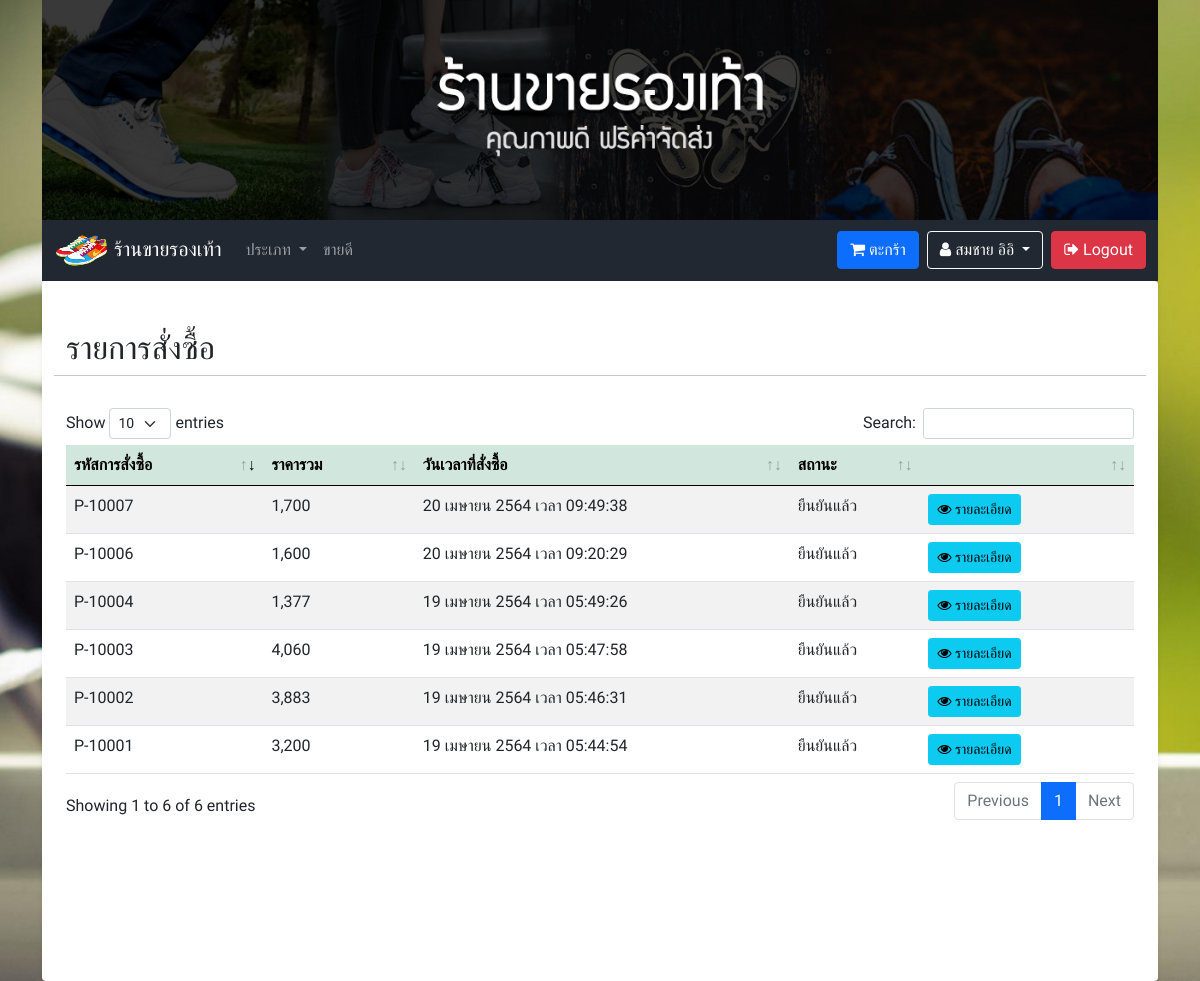
The page /member_payment_list.php?display=success (signed in) on the database its author committed.
### tables this page shows
CREATE TABLE `tbl_user` (
  `u_id` int(10) NOT NULL COMMENT 'ID',
  `u_username` varchar(255) NOT NULL COMMENT 'ชื่อผู้ใช้',
  `u_password` varchar(255) NOT NULL COMMENT 'รหัสผ่าน',
  `u_fname` varchar(255) NOT NULL COMMENT 'ชื่อ',
  `u_lname` varchar(255) NOT NULL COMMENT 'นามสกุล',
  `u_sex` varchar(50) NOT NULL COMMENT 'เพศ',
  `u_address` text NOT NULL COMMENT 'ที่อยู่',
  `u_email` varchar(255) NOT NULL COMMENT 'อีเมล์',
  `u_tel` varchar(10) NOT NULL COMMENT 'เบอร์โทร',
  `u_role` varchar(50) NOT NULL COMMENT 'บทบาท'
);

CREATE TABLE `tbl_payment` (
  `pm_id` int(50) NOT NULL COMMENT 'ID',
  `pm_code` varchar(255) NOT NULL COMMENT 'รหัสการสั่งซื้อ',
  `pm_img` varchar(255) NOT NULL COMMENT 'รูปภาพการโอน',
  `pm_total` varchar(255) NOT NULL COMMENT 'ยอดรวม',
  `pm_u_id` int(50) NOT NULL COMMENT 'ID ผู้ชื้อ',
  `pm_channel` varchar(255) DEFAULT NULL,
  `pm_date` varchar(255) NOT NULL COMMENT 'วันเวลาที่สั่งซื้อ',
  `pm_address` text NOT NULL COMMENT 'ที่อยู่',
  `pm_status` varchar(255) NOT NULL COMMENT 'สถานะ'
);

### functions.php (called while the page is built, shortened)
<?php
class ConnectDB
{
    protected $db;
    function __construct()
    {
        $DB_HOST = "localhost";
        $DB_USER = "root";
        $DB_PASS = "";
        $DB_NAME = "stoe_store";
        $con = new mysqli($DB_HOST, $DB_USER, $DB_PASS, $DB_NAME);
        $con->set_charset("utf8");
        $this->db = $con;
    }
    function query($data)
    {
        $result = $this->db->query($data);
        if ($result == true) {
            return $result;
        } else {
            echo "Error to query.!!";
        }
    }
}
class Member extends ConnectDB
{
    function memberGetById($id)
    {
        $result = $this->db->query("SELECT * FROM tbl_user WHERE u_id = '$id' AND u_role = 'member' ");
        $row = $result->fetch_all(MYSQLI_ASSOC);
        return $row;
    }
}
function ConvertDateToThai($datetime)
{
    $XdateTime = explode(" ", $datetime);
    $time = $XdateTime[1];
    $date = explode("-", $XdateTime[0]);
    $monthList = [
        "01" => "มกราคม",
        "02" => "กุมภาพันธ์",
        "03" => "มีนาคม",
        "04" => "เมษายน",
        "05" => "พฤษภาคม",
        "06" => "มิถุนายน",
        "07" => "กรกฎาคม",
        "08" => "สิงหาคม",
        "09" => "กันยายน",
        "10" => "ตุลาคม",
        "11" => "พฤศจิกายน",
        "12" => "ธันวาคม",
    ];
    return $date[2] . " " . $monthList[$date[1]] . " " . $date[0] + 543 . " เวลา " . $time;
}

### member_payment_list.php (the view, shortened to what this page needs)
<?php
include('header.php');
?>
</head>
<?php
$obj = new ConnectDB();
$objModal = new ConnectDB();
if (isset($_GET['display'])) {
    switch ($_GET['display']) {
        case 'success':
            $result = $obj->query("SELECT * FROM `tbl_payment` WHERE pm_status = 'ยืนยันแล้ว' ");
            break;
    }
} else {
    $result = $obj->query("SELECT * FROM `tbl_payment` WHERE pm_u_id = '".$_SESSION['user']['id']."' ");
}
?>
<body class="bgc-gray bgm-stoes">
    <?php include('navbar.php'); ?>
    <div class="container p-4 pb-5 bgc-white shadow-sm rounded min-height">
        <div class="row my-4">
            <h2>รายการสั่งซื้อ</h2>
            <hr>
            <table id="dtb" class="table table-striped table-hover" style="width:100%">
                <thead>
                    <tr class="table-success">
                        <th>รหัสการสั่งซื้อ</th>
                        <th>ราคารวม</th>
                        <th>วันเวลาที่สั่งซื้อ</th>
                        <th>สถานะ</th>
                        <th></th>
                    </tr>
                </thead>
                <tbody>
                    <?php while ($row = $result->fetch_array()) { ?>
                        <tr>
                            <td><?= $row['pm_code']; ?></td>
                            <td><?= number_format($row['pm_total']); ?></td>
                            <td><?= ConvertDateToThai($row['pm_date']); ?></td>
                            <td><?= $row['pm_status']; ?></td>
                            <td width="20%">
                                <?php if (isset($_GET['display']) && $_GET['display'] == 'success') { ?>
                                    <button class="btn btn-sm btn-info m-0" type="button" data-bs-toggle="modal" data-bs-target="#Modal<?= $row['pm_id'] ?>"><i class="fa fa-eye" aria-hidden="true"></i> รายละเอียด</button>
                                <?php } else if (isset($_GET['display']) && $_GET['display'] == 'delete') { ?>
                                    <button class="btn btn-sm btn-info m-0" type="button" data-bs-toggle="modal" data-bs-target="#Modal<?= $row['pm_id'] ?>"><i class="fa fa-eye" aria-hidden="true"></i> รายละเอียด</button>
                                <?php } ?>
                            </td>
                        </tr>
                                                    <?php
                                                    $resultModal = $objModal->query("SELECT * FROM tbl_payment_list as pl INNER JOIN tbl_cargo as cg ON pl.pl_cg_id=cg.cg_id WHERE  pl.pl_pm_code = '" . $row['pm_code'] . "' ");
                                                    ?>
                    <?php } ?>
                </tbody>
            </table>
        </div>
    </div>
    <?php include('call_datatable.php'); ?>
    <?php include('footer.php'); ?>

### navbar.php (shortened to what this page needs)
<div class="container">
    <img src="img/banner.jpg" style="width:100%;max-height:250px;min-height:150px;" class="img-fluid">
    <nav class="navbar navbar-expand-lg navbar-dark sticky-top">
        <div class="container">
            <a class="navbar-brand" href="index.php"><img src="img/logo.png" style="height:35px;width:55px;"> ร้านขายรองเท้า</a>
            <div class="collapse navbar-collapse" id="navbarSupportedContent">
                <ul class="navbar-nav me-auto mb-2 mb-lg-0">
                    <li class="nav-item dropdown">
                        <a class="nav-link dropdown-toggle" href="#" id="navbarDropdown" role="button" data-bs-toggle="dropdown" aria-expanded="false">
                            ประเภท
                        </a>
                    </li>
                    <li class="nav-item">
                        <a class="nav-link" href="index.php?popular">ขายดี <sup><img src="img/hot.gif" style="width:25px;"></sup></a>
                    </li>
                </ul>
                <ul class="navbar-nav d-flex">
                    <?php
                    if (isset($_SESSION['user']['role']) && $_SESSION['user']['role'] == 'member') { ?>
                        <a href="member_cart.php" class="btn btn-primary me-2"><i class="fa fa-shopping-cart" aria-hidden="true"></i> ตะกร้า</a>
                        <?php
                        $obj_fetchNameNav = new Member();
                        $row_fetchNameNav = $obj_fetchNameNav->memberGetById($_SESSION['user']['id']);
                        ?>
                        <div class="dropdown me-2">
                            <button class="btn btn-outline-light dropdown-toggle" type="button" id="dropdownMenuButton1" data-bs-toggle="dropdown" aria-expanded="false">
                                <i class="fa fa-user" aria-hidden="true"></i> <?= $row_fetchNameNav[0]['u_fname'] . ' ' . $row_fetchNameNav[0]['u_lname'] ?>
                            </button>
                        </div>
                        <a href="logout.php" class="btn btn-danger"><i class="fa fa-sign-out" aria-hidden="true"></i> Logout</a>
                    <?php
                    } else if (isset($_SESSION['user']['role']) && $_SESSION['user']['role'] == 'admin') { ?>
                        <a href="logout.php" class="btn btn-danger"><i class="fa fa-sign-out" aria-hidden="true"></i> Logout</a>
                    <?php } else { ?>
                        <a href="login.php" class="btn btn-success me-2"><i class="fa fa-sign-in" aria-hidden="true"></i> Login</a>
                        <a href="register.php" class="btn btn-primary"><i class="fa fa-plus-circle" aria-hidden="true"></i> สมัครสมาชิก</a>
                    <?php } ?>
                </ul>
            </div>
        </div>
    </nav>

### css/style.css (style rules this page uses)
* { font-family: "Chakra Petch", sans-serif; }
nav.navbar { background-color: #222831 !important; }
.bgc-gray { background-color: #eee; }
.bgc-white { background-color: #fff; }
.min-height { min-height: 700px; height: auto; }
.bgm-stoes { background: url("../img/bg.jpg") no-repeat center center fixed; -webkit-background-size: cover; -moz-background-size: cover; -o-background-size: cover; background-size: cover; }

### rows shown on the page
tbl_user: u_fname "สมชาย", u_lname "อิอิ"
tbl_payment: pm_code "P-10001", pm_total "3,200", pm_date "19 เมษายน 2564 เวลา 05:44:54", pm_status "ยืนยันแล้ว"
tbl_payment: pm_code "P-10002", pm_total "3,883", pm_date "19 เมษายน 2564 เวลา 05:46:31", pm_status "ยืนยันแล้ว"
tbl_payment: pm_code "P-10003", pm_total "4,060", pm_date "19 เมษายน 2564 เวลา 05:47:58", pm_status "ยืนยันแล้ว"
tbl_payment: pm_code "P-10004", pm_total "1,377", pm_date "19 เมษายน 2564 เวลา 05:49:26", pm_status "ยืนยันแล้ว"
tbl_payment: pm_code "P-10006", pm_total "1,600", pm_date "20 เมษายน 2564 เวลา 09:20:29", pm_status "ยืนยันแล้ว"
tbl_payment: pm_code "P-10007", pm_total "1,700", pm_date "20 เมษายน 2564 เวลา 09:49:38", pm_status "ยืนยันแล้ว"
